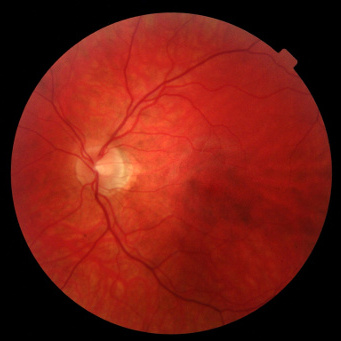
%> input picture 02_Assignment/03_ComputerBasedTest3/CBT3/rgbeye.jpg, 341 x 341 px
$ octave script_kmeans3.m   (GNU Octave 9; MATLAB toolbox functions it lacks are replaced by stand-ins)
%> lines starting %> are read from the running program, lines starting %| are printed output that depends on the picture; in (x1, y1, x2, y2) boxes, pixels count from 0 and x2, y2 are one past the last pixel; in counts of white or black regions, pixels touching at a corner belong together; the program's own positions count from 1
### 02_Assignment/03_ComputerBasedTest3/CBT3/kmeans_cluster2.m
function [cluster_means,ClusterIndex] = kmeans_cluster2(X,K)

% Code derived from Dr Simon Rogers
% revised code by Dr Kashif Rajpoot
% This is a simple implementation. For computer based assignment 3,
% you can try using this code or MATLAB's own implementation (see help kmeans).

% Randomly initialise the means
cluster_means = rand(K,size(X,2))*max(X(:))-max(X(:))/2;

% Iteratively update the means and assignments
N = size(X,1);
ClusterIndex = zeros(N,1);
di = zeros(N,K);

% iterative process for objects assignment and means update
converged = 0;
while ~converged
    % find the distance estimate
    for k = 1:K
        % squared Euclidean distance
        di(:,k) = sum((X - repmat(cluster_means(k,:),N,1)).^2,2);
    end

    % assign objects to nearest cluster
    oldIndex = ClusterIndex;
    [notUsed,ClusterIndex] = min(di,[],2);

    if sum(oldIndex~=ClusterIndex) == 0 % any changes in assignments?
        converged = 1;
    end

    % Update means
    for k = 1:K
        if sum(ClusterIndex==k)==0 % empty cluster?
            % This cluster is empty, randomise it
            cluster_means(k,:) = rand(1,size(X,2))*max(X(:))-max(X(:))/2;
        else
            cluster_means(k,:) = mean(X(ClusterIndex==k,:),1);
        end
    end
end

### 02_Assignment/03_ComputerBasedTest3/CBT3/script_kmeans3.m
%%
close all; clear all; clc;
%% read image to cluster
im = imread('rgbeye.jpg');
%> im is the input picture: size 341x341x3 uint8; mean R, G, B 116.1, 27.4, 18.2
% im = imread('MRI.jpg');
% im = imread('horse.jpg');

nR = 128; nC = 128; % specify number of rows and columns
im = imresize(im, [nR, nC]);colormap(gray) % reduce size for quick computations
nD = size(im,3);
%> nD = 3
imagesc(im), colormap gray; impixelinfo, axis equal, axis off
% put it into right shape: one pixel per column
X = double(reshape(im,[nR*nC nD]));
%% cluster in K clusters
K=2;
[cluster_means,ClusterIndex] = kmeans_cluster2(X,K);
%> after the loop in kmeans_cluster2, `while ~converged`: cluster_means = [165.8 38.96 25.79; 2.34 0.812 0.765]; converged = 1
%> cluster_means = [165.8 38.96 25.79; 2.34 0.812 0.765]
%% display clustering results
clusterOutput=reshape(ClusterIndex,nR,nC);
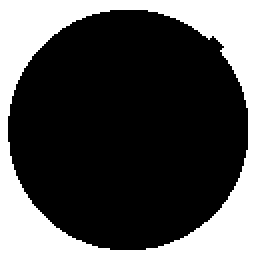
%> clusterOutput: size 128x128 double (shown 2 times larger); values 1 (black) and 2 (white), 30.4% white; 1 white region, box (x1, y1, x2, y2) and area: (0, 0, 128, 128) 4974
figure;
subplot(121), imagesc(im)
subplot(122), imagesc(clusterOutput); colormap gray; impixelinfo, axis off

$ run again, with 02_Assignment/03_ComputerBasedTest3/CBT3/MRI.jpg copied over 02_Assignment/03_ComputerBasedTest3/CBT3/rgbeye.jpg
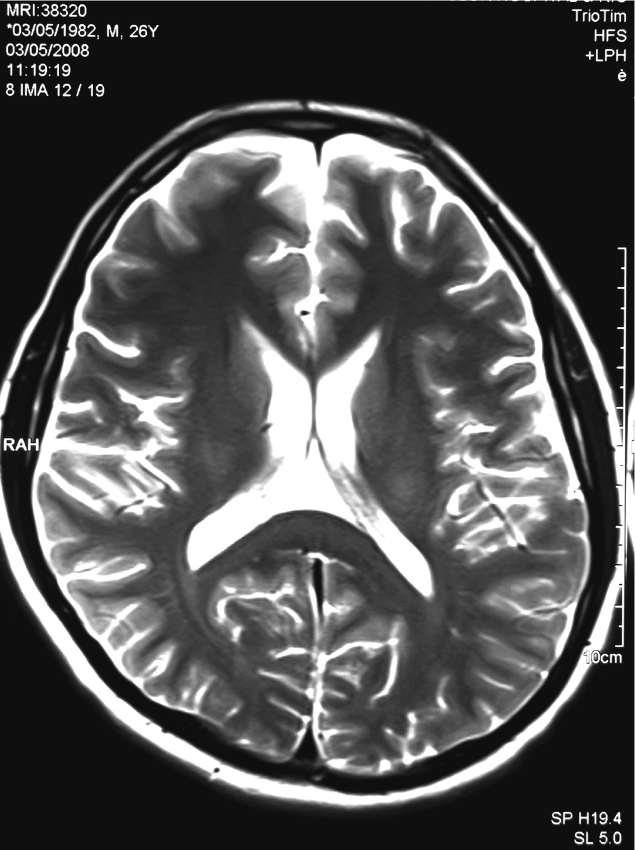
%> input picture 02_Assignment/03_ComputerBasedTest3/CBT3/MRI.jpg, 1270 x 1700 px (shown at 1/2 size)
%> im is the input picture: size 1700x1270 uint8; min 0, max 255, mean 82.3
%> `im = imresize(im, [nR, nC])`:
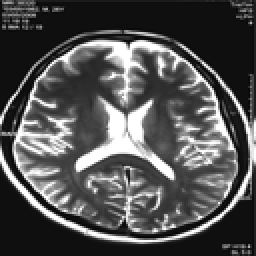
%> im: size 128x128 uint8 (shown 2 times larger); min 4, max 255, mean 82.1
%> after the loop in kmeans_cluster2, `while ~converged`: cluster_means = [196.7; 44.79]; converged = 1
%> `[cluster_means,ClusterIndex] = kmeans_cluster2(X,K);`: cluster_means = [196.7; 44.79]
%> `clusterOutput=reshape(ClusterIndex,nR,nC);`:
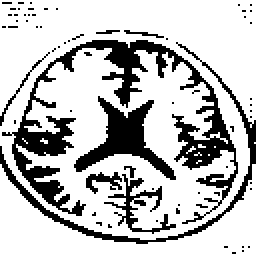
%> clusterOutput: size 128x128 double (shown 2 times larger); values 1 (black) and 2 (white), 75.5% white; 68 black regions (61 under 20 px), largest, box (x1, y1, x2, y2) and area: (1, 20, 119, 112) 2146, (37, 48, 88, 90) 690, (0, 21, 128, 122) 600
